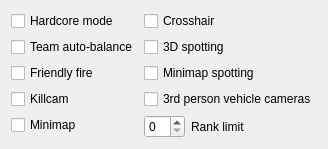
         <widget class="QWidget" name="tab_op_go">
          <attribute name="title">
           <string>Game Options</string>
          </attribute>
          <layout class="QGridLayout" name="gridLayout_7">
           <item row="2" column="0">
            <layout class="QFormLayout" name="formLayout_3">
             <property name="fieldGrowthPolicy">
              <enum>QFormLayout::ExpandingFieldsGrow</enum>
             </property>
             <property name="labelAlignment">
              <set>Qt::AlignLeading|Qt::AlignLeft|Qt::AlignVCenter</set>
             </property>
             <item row="0" column="0">
              <widget class="QCheckBox" name="check_box_hardcore_mode">
               <property name="locale">
                <locale language="English" country="UnitedStates"/>
               </property>
               <property name="text">
                <string>Hardcore mode</string>
               </property>
              </widget>
             </item>
             <item row="0" column="1">
              <widget class="QCheckBox" name="check_box_crosshair">
               <property name="locale">
                <locale language="English" country="UnitedStates"/>
               </property>
               <property name="text">
                <string>Crosshair</string>
               </property>
              </widget>
             </item>
             <item row="1" column="0">
              <widget class="QCheckBox" name="check_box_auto_balance">
               <property name="locale">
                <locale language="English" country="UnitedStates"/>
               </property>
               <property name="text">
                <string>Team auto-balance</string>
               </property>
              </widget>
             </item>
             <item row="1" column="1">
              <widget class="QCheckBox" name="check_box_3d_spotting">
               <property name="locale">
                <locale language="English" country="UnitedStates"/>
               </property>
               <property name="text">
                <string>3D spotting</string>
               </property>
              </widget>
             </item>
             <item row="2" column="0">
              <widget class="QCheckBox" name="check_box_friendly_fire">
               <property name="locale">
                <locale language="English" country="UnitedStates"/>
               </property>
               <property name="text">
                <string>Friendly fire</string>
               </property>
              </widget>
             </item>
             <item row="2" column="1">
              <widget class="QCheckBox" name="check_box_minimap_spotting">
               <property name="locale">
                <locale language="English" country="UnitedStates"/>
               </property>
               <property name="text">
                <string>Minimap spotting</string>
               </property>
              </widget>
             </item>
             <item row="3" column="0">
              <widget class="QCheckBox" name="check_box_kill_cam">
               <property name="locale">
                <locale language="English" country="UnitedStates"/>
               </property>
               <property name="text">
                <string>Killcam</string>
               </property>
              </widget>
             </item>
             <item row="3" column="1">
              <widget class="QCheckBox" name="check_box_3rd_person_vehicle_cameras">
               <property name="locale">
                <locale language="English" country="UnitedStates"/>
               </property>
               <property name="text">
                <string>3rd person vehicle cameras</string>
               </property>
              </widget>
             </item>
             <item row="4" column="0">
              <widget class="QCheckBox" name="check_box_minimap">
               <property name="locale">
                <locale language="English" country="UnitedStates"/>
               </property>
               <property name="text">
                <string>Minimap</string>
               </property>
              </widget>
             </item>
             <item row="4" column="1">
              <layout class="QHBoxLayout" name="horizontalLayout">
               <item>
                <widget class="QSpinBox" name="spinBox_op_go_ranklimit">
                 <property name="locale">
                  <locale language="English" country="UnitedStates"/>
                 </property>
                 <property name="maximum">
                  <number>50</number>
                 </property>
                </widget>
               </item>
               <item>
                <widget class="QLabel" name="label_op_go_ranklimit">
                 <property name="locale">
                  <locale language="English" country="UnitedStates"/>
                 </property>
                 <property name="text">
                  <string>Rank limit</string>
                 </property>
                </widget>
               </item>
               <item>
                <spacer name="horizontalSpacer">
                 <property name="locale">
                  <locale language="English" country="UnitedStates"/>
                 </property>
                 <property name="orientation">
                  <enum>Qt::Horizontal</enum>
                 </property>
                 <property name="sizeHint" stdset="0">
                  <size>
                   <width>40</width>
                   <height>20</height>
                  </size>
                 </property>
                </spacer>
               </item>
              </layout>
             </item>
            </layout>
           </item>
          </layout>
         </widget>
